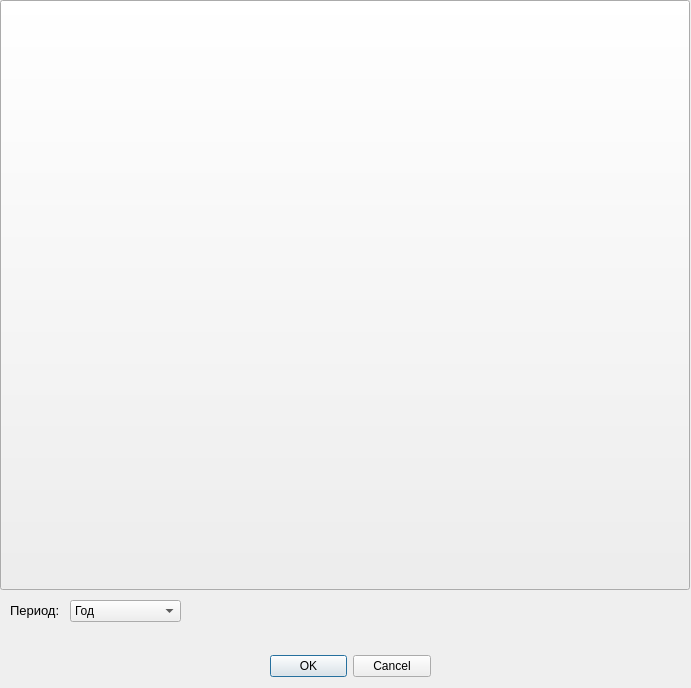
<?xml version="1.0" encoding="UTF-8"?>
<ui version="4.0">
 <class>Dialog</class>
 <widget class="QDialog" name="Dialog">
  <property name="geometry">
   <rect>
    <x>0</x>
    <y>0</y>
    <width>691</width>
    <height>688</height>
   </rect>
  </property>
  <property name="windowTitle">
   <string>Dialog</string>
  </property>
  <widget class="QDialogButtonBox" name="buttonBox">
   <property name="geometry">
    <rect>
     <x>270</x>
     <y>650</y>
     <width>161</width>
     <height>32</height>
    </rect>
   </property>
   <property name="orientation">
    <enum>Qt::Horizontal</enum>
   </property>
   <property name="standardButtons">
    <set>QDialogButtonBox::Cancel|QDialogButtonBox::Ok</set>
   </property>
  </widget>
  <widget class="QPushButton" name="pushButton">
   <property name="geometry">
    <rect>
     <x>0</x>
     <y>0</y>
     <width>690</width>
     <height>590</height>
    </rect>
   </property>
   <property name="text">
    <string/>
   </property>
  </widget>
  <widget class="QComboBox" name="comboBox">
   <property name="geometry">
    <rect>
     <x>70</x>
     <y>600</y>
     <width>111</width>
     <height>22</height>
    </rect>
   </property>
   <item>
    <property name="text">
     <string>Год</string>
    </property>
   </item>
   <item>
    <property name="text">
     <string>Месяц</string>
    </property>
   </item>
   <item>
    <property name="text">
     <string>Неделя</string>
    </property>
   </item>
   <item>
    <property name="text">
     <string>День</string>
    </property>
   </item>
  </widget>
  <widget class="QLabel" name="label">
   <property name="geometry">
    <rect>
     <x>10</x>
     <y>600</y>
     <width>51</width>
     <height>21</height>
    </rect>
   </property>
   <property name="font">
    <font>
     <pointsize>10</pointsize>
    </font>
   </property>
   <property name="text">
    <string>Период:</string>
   </property>
  </widget>
 </widget>
 <resources/>
 <connections>
  <connection>
   <sender>buttonBox</sender>
   <signal>accepted()</signal>
   <receiver>Dialog</receiver>
   <slot>accept()</slot>
   <hints>
    <hint type="sourcelabel">
     <x>248</x>
     <y>254</y>
    </hint>
    <hint type="destinationlabel">
     <x>157</x>
     <y>274</y>
    </hint>
   </hints>
  </connection>
  <connection>
   <sender>buttonBox</sender>
   <signal>rejected()</signal>
   <receiver>Dialog</receiver>
   <slot>reject()</slot>
   <hints>
    <hint type="sourcelabel">
     <x>316</x>
     <y>260</y>
    </hint>
    <hint type="destinationlabel">
     <x>286</x>
     <y>274</y>
    </hint>
   </hints>
  </connection>
 </connections>
</ui>
